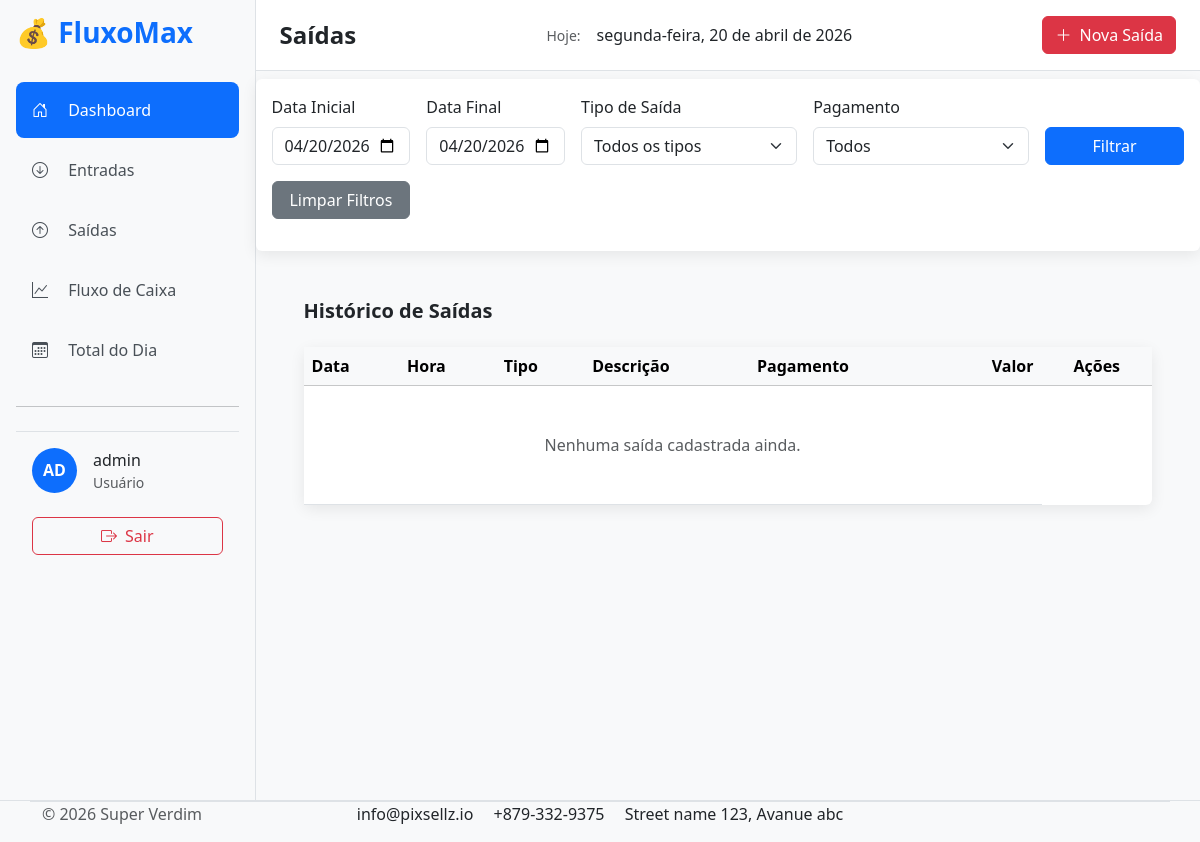
Before: /fluxo/saidas/ (signed in) with the older database file.
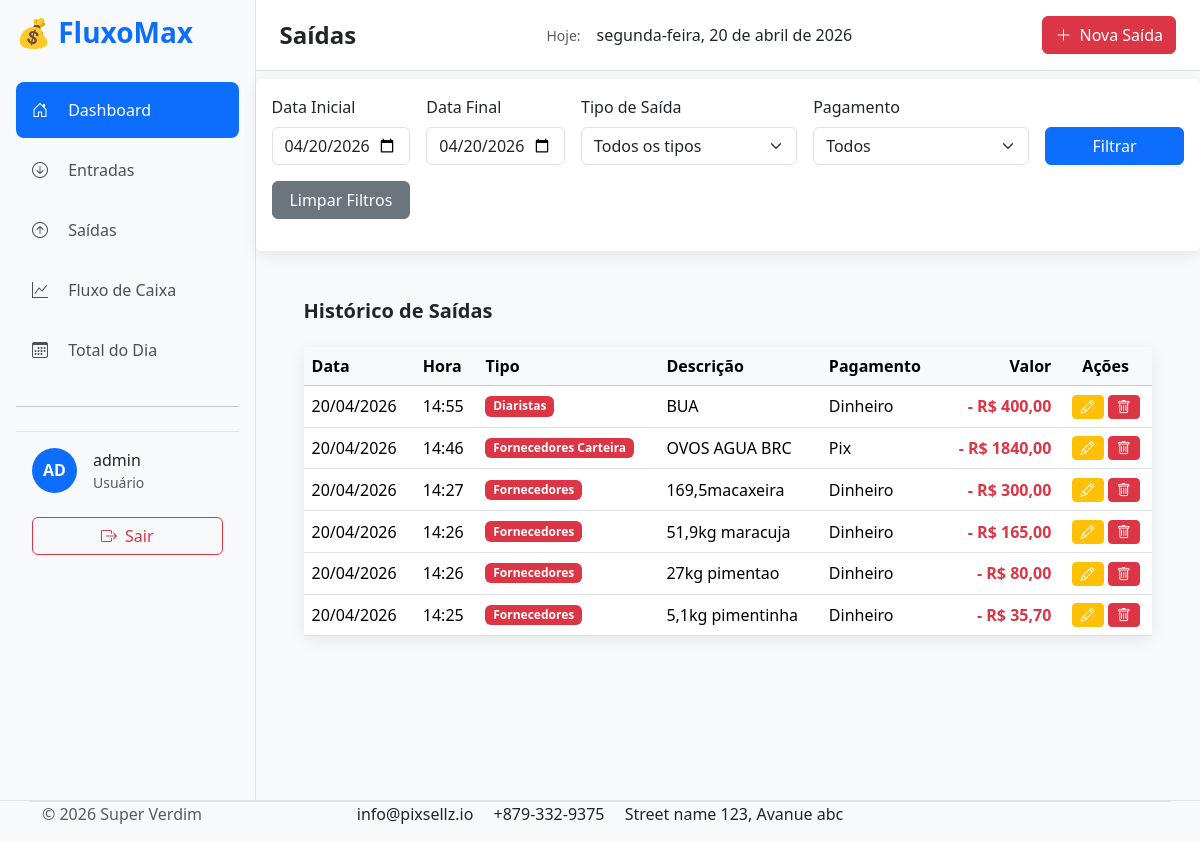
After: the same page with the newer database file.
### movimentacoes/models.py (models this page shows, shortened)
class Saida(models.Model):
    tipo = models.ForeignKey(TipoSaida, on_delete=models.PROTECT, related_name='saidas')
    descricao = models.CharField(max_length=200)
    valor = models.DecimalField(max_digits=12, decimal_places=2)
    data = models.DateField(default=timezone.now)
    hora = models.TimeField(default=timezone.now)
    pagamento = models.CharField(max_length=30)
    observacao = models.TextField(blank=True, null=True)
    class Meta:
        ordering = ['-data', '-hora']
        verbose_name = "Saída"
        verbose_name_plural = "Saídas"

class TipoSaida(models.Model):
    nome = models.CharField(max_length=100, unique=True)
    descricao = models.TextField(blank=True, null=True)
    criado_em = models.DateTimeField(auto_now_add=True)
    class Meta:
        verbose_name = "Tipo de Saída"
        verbose_name_plural = "Tipos de Saída"
        ordering = ['nome']

### movimentacoes/views.py (the view)
# urls.py: path('saidas/', views.saidas_list, name='saidas_list'),
@login_required
def saidas_list(request):
    hoje = timezone.now().date()
    data_inicial = request.GET.get('data_inicial')
    data_final = request.GET.get('data_final')
    tipo_id = request.GET.get('tipo')
    pagamento = request.GET.get('pagamento')
    saidas = Saida.objects.select_related('tipo').order_by('-data', '-hora')
    if not data_inicial and not data_final:
        data_inicial = hoje
        data_final = hoje
    if data_inicial:
        saidas = saidas.filter(data__gte=data_inicial)
    if data_final:
        saidas = saidas.filter(data__lte=data_final)
    if tipo_id:
        saidas = saidas.filter(tipo_id=tipo_id)
    if pagamento:
        saidas = saidas.filter(pagamento=pagamento)
    form = SaidaForm()
    tipos = TipoSaida.objects.all()
    context = {
        'saidas': saidas,
        'form': form,
        'tipos': tipos,
        'data_inicial': data_inicial,
        'data_final': data_final,
        'tipo_selecionado': tipo_id,
        'pagamento_selecionado': pagamento,
    }
    return render(request, 'fluxo/saidas.html', context)

### movimentacoes/forms.py
class SaidaForm(forms.ModelForm):
    class Meta:
        model = Saida
        fields = ['tipo', 'descricao', 'valor', 'pagamento', 'observacao']
        widgets = {
            'descricao': forms.TextInput(attrs={'class': 'form-control'}),
            'valor': forms.NumberInput(attrs={'class': 'form-control', 'step': '0.01'}),
        }

### templates/fluxo/saidas.html (shortened to what this page needs)
{% extends 'base.html' %}
{% load static %}
{% block content %}
  <div class="flex-grow-1 main-content">
    <nav class="navbar navbar-expand-lg bg-white border-bottom px-4 py-3 mb-2">
      <h4 class="mb-0 fw-semibold">Saídas</h4>
      <div class="ms-auto d-flex align-items-center gap-3">
        <small class="text-muted d-none d-md-inline">Hoje:</small>
        <p class="mb-0 fw-medium" id="current-date"></p>
      </div>
      <div class="ms-auto">
        <button class="btn btn-danger d-flex align-items-center gap-2" onclick="abrirModalSaida()">
          <i class="bi bi-plus-lg"></i>
          <span class="d-none d-sm-inline">Nova Saída</span>
        </button>
      </div>
    </nav>
    <div class="card">
        <div class="card-body">
          <form method="GET" class="row g-3 align-items-end">
            <div class="col-md-2">
              <label class="form-label">Data Inicial</label>
              <input type="date" class="form-control" name="data_inicial"
                     value="{{ data_inicial|date:'Y-m-d' }}">
            </div>
            <div class="col-md-2">
              <label class="form-label">Data Final</label>
              <input type="date" class="form-control" name="data_final"
                     value="{{ data_final|date:'Y-m-d' }}">
            </div>
            <div class="col-md-3">
              <label class="form-label">Tipo de Saída</label>
              <select class="form-select" name="tipo">
                <option value="">Todos os tipos</option>
              </select>
            </div>
            <div class="col-md-3">
              <label class="form-label">Pagamento</label>
              <select class="form-select" name="pagamento">
                <option value="">Todos</option>
              </select>
            </div>
            <div class="col-md-2">
              <button type="submit" class="btn btn-primary w-100">Filtrar</button>
            </div>
            <div class="col-md-2">
              <a href="{% url 'saidas_list' %}" class="btn btn-secondary w-100">Limpar Filtros</a>
            </div>
          </form>
        </div>
      </div>
    <div class="p-3 p-md-5">
      <div class="d-flex justify-content-between align-items-center mb-4">
        <h5 class="fw-semibold mb-0">Histórico de Saídas</h5>
      </div>
      <div class="card">
        <div class="table-responsive">
          <table class="table table-hover mb-0 align-middle">
            <thead class="table-light">
              <tr>
                <th>Data</th>
                <th>Hora</th>
                <th>Tipo</th>
                <th>Descrição</th>
                <th>Pagamento</th>
                <th class="text-end">Valor</th>
                <th class="text-center">Ações</th>
              </tr>
            </thead>
            <tbody>
              {% for saida in saidas %}
              <tr>
                <td>{{ saida.data|date:"d/m/Y" }}</td>
                <td>{{ saida.hora|time:"H:i" }}</td>
                <td><span class="badge bg-danger">{{ saida.tipo.nome }}</span></td>
                <td>{{ saida.descricao }}</td>
                <td>{{ saida.pagamento }}</td>
                <td class="text-end fw-bold text-danger">- R$ {{ saida.valor|floatformat:2 }}</td>
                <td class="text-center">
                  <a href="{% url 'saida_edit' saida.pk %}" class="btn btn-sm btn-warning text-white">
                    <i class="bi bi-pencil"></i>
                  </a>
                  <a href="{% url 'saida_delete' saida.pk %}" class="btn btn-sm btn-danger"
                    onclick="return confirm('Tem certeza que deseja excluir esta saída?')">
                    <i class="bi bi-trash"></i>
                  </a>
                </td>
              </tr>
              {% empty %}
              <tr>
                <td colspan="6" class="text-center py-5 text-muted">
                  Nenhuma saída cadastrada ainda.
                </td>
              </tr>
              {% endfor %}
            </tbody>
          </table>
        </div>
      </div>
    </div>
  </div>
{% endblock %}

### templates/base.html (shortened to what this page needs)
{% load static %}
<html lang="en">
  <head>
    <link href="https://cdn.jsdelivr.net/npm/bootstrap@5.3.8/dist/css/bootstrap.min.css" rel="stylesheet">
  <link href="https://cdn.jsdelivr.net/npm/bootstrap-icons@1.11.3/font/bootstrap-icons.css" rel="stylesheet">
  <link href="{% static 'css/style.css' %}" rel="stylesheet" type="text/css"/>
  <link href="{% static 'css/modal.css' %}" rel="stylesheet" type="text/css"/>
  </head>
  <body class="bg-light">
    <div class="d-flex">
    <div class="sidebar p-3" id="sidebar" style="width: 280px;">
      {% include 'includes/navbar.html' %}
    </div>
  {% block content %}{% endblock %}
</div>
{% include 'includes/footer.html' %}
  </body>
</html>

### templates/includes/navbar.html (shortened to what this page needs)
{% load static %}
    <div class="d-flex justify-content-between align-items-center mb-4">
      <h3 class="text-primary fw-bold">💰 FluxoMax</h3>
    </div>
      <ul class="nav flex-column">
      <li><a href="{% url 'home' %}" class="nav-link py-3 px-3 mb-1 rounded-3 active"><i class="bi bi-house-door me-3"></i> Dashboard</a></li>
      <li><a href="{% url 'entradas_list' %}" class="nav-link py-3 px-3 mb-1 rounded-3"><i class="bi bi-arrow-down-circle me-3"></i> Entradas</a></li>
      <li><a href="{% url 'saidas_list' %}" class="nav-link py-3 px-3 mb-1 rounded-3"><i class="bi bi-arrow-up-circle me-3"></i> Saídas</a></li>
      <li><a href="#" class="nav-link py-3 px-3 mb-1 rounded-3"><i class="bi bi-graph-up me-3"></i> Fluxo de Caixa</a></li>
      <li><a href="#" class="nav-link py-3 px-3 mb-1 rounded-3"><i class="bi bi-calendar3 me-3"></i> Total do Dia</a></li>
    </ul>
      <hr class="my-4">
      {% if user.is_authenticated %}
      <div class="mt-auto px-3 py-3 border-top">
        <div class="d-flex align-items-center gap-3">
          <div class="bg-primary text-white rounded-circle d-flex align-items-center justify-content-center" style="width: 45px; height: 45px;">
            <strong>{{ user.username|slice:":2"|upper }}</strong>
          </div>
          <div>
            <p class="mb-0 fw-medium">{{ user.get_full_name|default:user.username }}</p>
            <small class="text-muted">{{ user.email|default:"Usuário" }}</small>
          </div>
        </div>
        <br>
        <a href="{% url 'logout' %}" class="btn btn-outline-danger w-100 d-flex align-items-center justify-content-center gap-2">
          <i class="bi bi-box-arrow-right"></i> Sair
          </a>
        {% else %}
        <a href="{% url 'login' %}" class="btn btn-primary w-100">Fazer Login</a>
        {% endif %}
      </div>

### templates/includes/footer.html (shortened to what this page needs)
<footer class="section-footer border-top">
	<div class="container">
		<section class="footer-bottom border-top row">
			<div class="col-md-2">
				<p class="text-muted"> &copy 2026 Super Verdim </p>
			</div>
			<div class="col-md-8 text-md-center">
				<span  class="px-2">info@pixsellz.io</span>
				<span  class="px-2">+879-332-9375</span>
				<span  class="px-2">Street name 123, Avanue abc</span>
			</div>
			<div class="col-md-2 text-md-right text-muted">
			</div>
		</section>
	</div>
</footer>
 </body>
</html>

### templates/includes/modal.html (shortened to what this page needs)
{% load static %}

### static/css/style.css (style rules this page uses)
body { font-family: 'Segoe UI', system-ui, sans-serif; }
.sidebar { min-height: 100vh; background: #f8f9fa; border-right: 1px solid #dee2e6; transition: all 0.3s; }
.nav-link { color: #495057; transition: all 0.2s; }
.nav-link:hover, .nav-link.active { background-color: #0d6efd; color: white !important; }
.card { border: none; box-shadow: 0 4px 15px rgba(0, 0, 0, 0.08); }

Changed rows visible on the page:
added Saida: data "20/04/2026", hora "14:55", tipo.nome "Diaristas", descricao "BUA", pagamento "Dinheiro", valor "400,00"
added Saida: data "20/04/2026", hora "14:46", tipo.nome "Fornecedores Carteira", descricao "OVOS AGUA BRC", pagamento "Pix", valor "1840,00"
added Saida: data "20/04/2026", hora "14:27", tipo.nome "Fornecedores", descricao "169,5macaxeira", pagamento "Dinheiro", valor "300,00"
added Saida: data "20/04/2026", hora "14:26", tipo.nome "Fornecedores", descricao "51,9kg maracuja", pagamento "Dinheiro", valor "165,00"
added Saida: data "20/04/2026", hora "14:26", tipo.nome "Fornecedores", descricao "27kg pimentao", pagamento "Dinheiro", valor "80,00"
added Saida: data "20/04/2026", hora "14:25", tipo.nome "Fornecedores", descricao "5,1kg pimentinha", pagamento "Dinheiro", valor "35,70"
Other visible differences:
text no longer shown: "Nenhuma saída cadastrada ainda."
